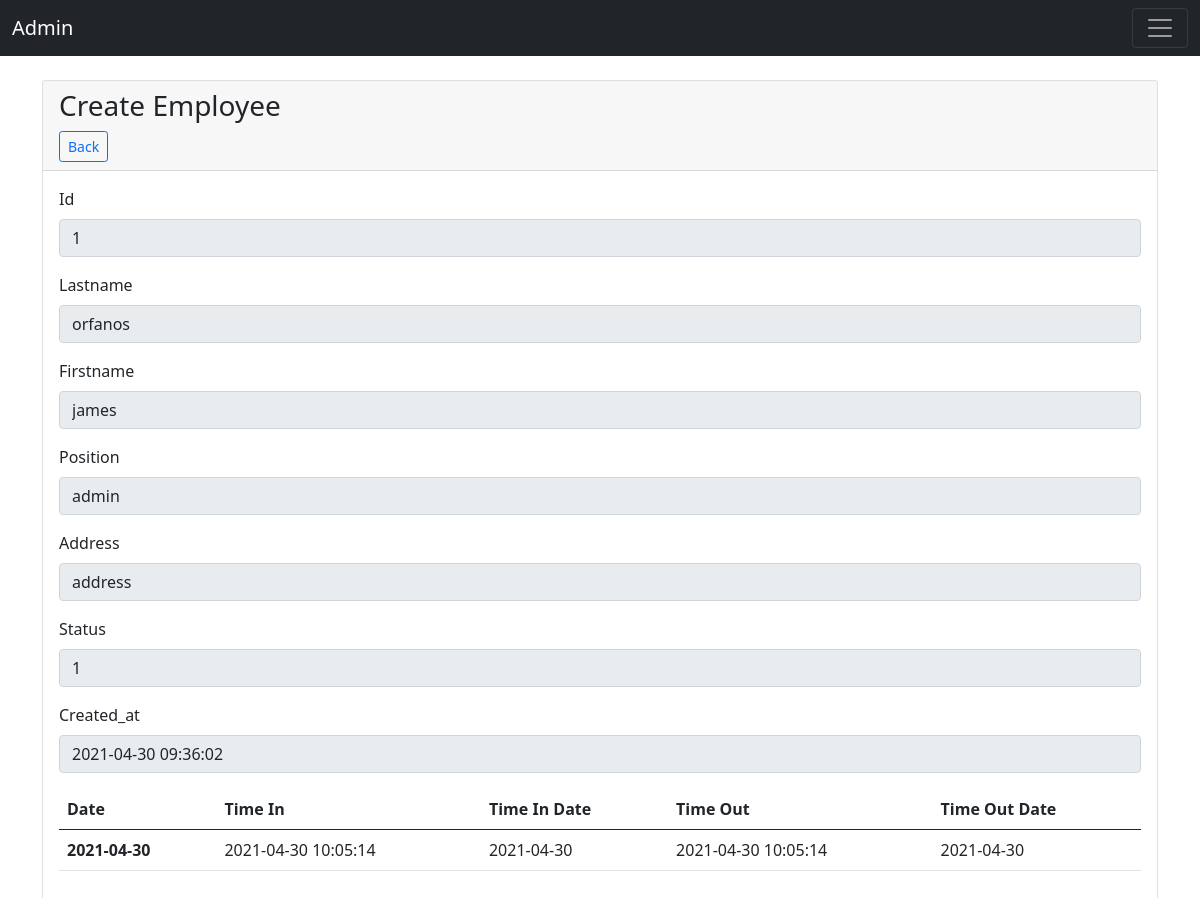
Page /admin/employee_show.php?id=1 on the committed database.
### tables this page shows
CREATE TABLE `employee` (
  `id` int(11) NOT NULL,
  `lastname` varchar(255) NOT NULL,
  `firstname` varchar(255) NOT NULL,
  `position` varchar(255) NOT NULL,
  `address` varchar(255) NOT NULL,
  `status` tinyint(1) NOT NULL DEFAULT '1',
  `created_at` timestamp NOT NULL DEFAULT CURRENT_TIMESTAMP ON UPDATE CURRENT_TIMESTAMP
);

CREATE TABLE `attendance` (
  `id` int(11) NOT NULL,
  `e_id` int(11) NOT NULL,
  `created_date` date NOT NULL,
  `time_in` timestamp NOT NULL DEFAULT CURRENT_TIMESTAMP ON UPDATE CURRENT_TIMESTAMP,
  `time_in_date` date NOT NULL,
  `time_out` timestamp NOT NULL DEFAULT '0000-00-00 00:00:00',
  `time_out_date` date NOT NULL,
  `created_at` timestamp NOT NULL DEFAULT '0000-00-00 00:00:00'
);

### admin/employee_show.php (the view, shortened to what this page needs)
<?php
    require_once '../db/connect.php';
?>
<!DOCTYPE html>
<html lang='en'>
<head>
    <?php include('header.php') ?>
</head>
<body>
    <?php include('../admin/navbar.php') ?>
    <br>
    <div class='container'>
        <div class='card'>
            <div class='card-header'>
                <h3>Create Employee</h3> <a class="btn btn-sm btn-outline-primary" href="../">Back</a>
            </div>
            <div class='card-body'>
            <?php
                try {
                        if ($_SERVER['REQUEST_METHOD'] == 'GET') {
                            $id=$_GET['id'];
                            $sql = "SELECT * from employee WHERE id=$id ";
                            $employee = $conn->query($sql)->fetch(PDO::FETCH_ASSOC);
                            foreach ($employee as $key=>$data){
                                echo "
                                <div class='mb-3'>
                                    <label for='fname' class='form-label text-capitalize'>$key</label>
                                    <input type='text' value='$data' readonly name='fname' class='form-control' id='fname' />
                                </div>";
                            }
                            $attendancesql = "SELECT * from attendance WHERE e_id = $id";
                            $employeeAttendaces = $conn->query($attendancesql)->fetchAll();
                            echo '<table class="table">
                                    <thead>
                                        <tr>
                                        <th scope="col">Date</th>
                                        <th scope="col">Time In</th>
                                        <th scope="col">Time In Date</th>
                                        <th scope="col">Time Out</th>
                                        <th scope="col">Time Out Date</th>
                                        </tr>
                                    </thead>
                                <tbody>';
                            foreach($employeeAttendaces as $employeeAttendace)
                            {
                                    echo "<tr>
                                    <th scope='row'>{$employeeAttendace['created_date']}</th>
                                    <td>{$employeeAttendace['time_in']}</td>
                                    <td>{$employeeAttendace['time_in_date']}</td>
                                    <td>{$employeeAttendace['time_out']}</td>
                                    <td>{$employeeAttendace['time_out_date']}</td>
                                    </tr>";
                            }
                            echo "</tbody>";
                            echo '</table>';
                        }
                    }catch(PDOException $e)
                    {
                        echo $sql . '<br>' . $e->getMessage();
                    }
                ?>
            </div>
        </div>
    </div>
</body>
</html>

### rows in the picture
employee: fname "1", fname "orfanos", fname "james", fname "admin", fname "address", fname "2021-04-30 09:36:02"
attendance: created_date "2021-04-30", time_in "2021-04-30 10:05:14", time_in_date "2021-04-30", time_out "2021-04-30 10:05:14", time_out_date "2021-04-30"

### other values in the picture
$key "Id"
$key "Lastname"
$key "Firstname"
$key "Position"
$key "Address"
$key "Status"
$key "Created_at"
